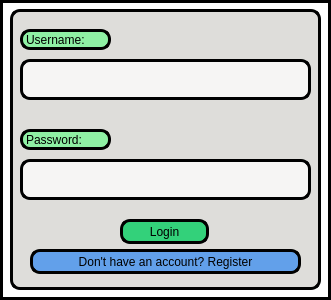
<?xml version="1.0" encoding="UTF-8"?>
<ui version="4.0">
 <class>login_register_window</class>
 <widget class="QDialog" name="login_register_window">
  <property name="geometry">
   <rect>
    <x>0</x>
    <y>0</y>
    <width>331</width>
    <height>300</height>
   </rect>
  </property>
  <property name="windowTitle">
   <string>login_register_window</string>
  </property>
  <property name="styleSheet">
   <string notr="true">background-color:rgb(255, 255, 255);
border: 3px solid rgb(0, 0, 0);
border-radius: 0px;
</string>
  </property>
  <widget class="QFrame" name="frame">
   <property name="geometry">
    <rect>
     <x>10</x>
     <y>9</y>
     <width>311</width>
     <height>281</height>
    </rect>
   </property>
   <property name="styleSheet">
    <string notr="true">background-color:rgb(222, 221, 218);
border: 3px solid rgb(0, 0, 0);
border-radius: 10px;
</string>
   </property>
   <property name="frameShape">
    <enum>QFrame::StyledPanel</enum>
   </property>
   <property name="frameShadow">
    <enum>QFrame::Raised</enum>
   </property>
   <widget class="QLabel" name="username_label">
    <property name="geometry">
     <rect>
      <x>10</x>
      <y>20</y>
      <width>91</width>
      <height>21</height>
     </rect>
    </property>
    <property name="styleSheet">
     <string notr="true">background-color: rgb(143, 240, 164);
border: 3px solid rgb(0, 0, 0);
border-radius: 10px;
</string>
    </property>
    <property name="text">
     <string>Username:</string>
    </property>
   </widget>
   <widget class="QLabel" name="password_label">
    <property name="geometry">
     <rect>
      <x>10</x>
      <y>120</y>
      <width>91</width>
      <height>21</height>
     </rect>
    </property>
    <property name="styleSheet">
     <string notr="true">background-color: rgb(143, 240, 164);
border: 3px solid rgb(0, 0, 0);
border-radius: 10px;
</string>
    </property>
    <property name="text">
     <string>Password:</string>
    </property>
   </widget>
   <widget class="QPlainTextEdit" name="username_plain_text">
    <property name="geometry">
     <rect>
      <x>10</x>
      <y>50</y>
      <width>291</width>
      <height>41</height>
     </rect>
    </property>
    <property name="styleSheet">
     <string notr="true">background-color: rgb(246, 245, 244);</string>
    </property>
   </widget>
   <widget class="QPlainTextEdit" name="password_plain_text">
    <property name="geometry">
     <rect>
      <x>10</x>
      <y>150</y>
      <width>291</width>
      <height>41</height>
     </rect>
    </property>
    <property name="styleSheet">
     <string notr="true">background-color: rgb(246, 245, 244);</string>
    </property>
   </widget>
   <widget class="QPushButton" name="login_button">
    <property name="geometry">
     <rect>
      <x>110</x>
      <y>210</y>
      <width>89</width>
      <height>25</height>
     </rect>
    </property>
    <property name="styleSheet">
     <string notr="true">background-color: rgb(51, 209, 122);</string>
    </property>
    <property name="text">
     <string>Login</string>
    </property>
   </widget>
   <widget class="QPushButton" name="register_button">
    <property name="geometry">
     <rect>
      <x>20</x>
      <y>240</y>
      <width>271</width>
      <height>25</height>
     </rect>
    </property>
    <property name="styleSheet">
     <string notr="true">background-color: rgb(98, 160, 234);</string>
    </property>
    <property name="text">
     <string>Don't have an account? Register</string>
    </property>
   </widget>
  </widget>
 </widget>
 <resources/>
 <connections/>
</ui>
